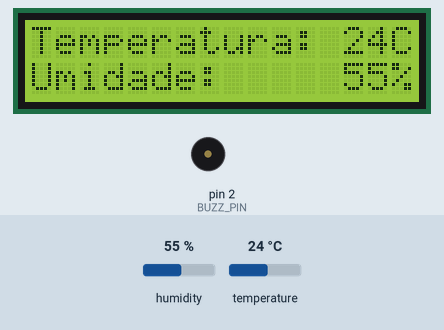
Recording of a sketch running on a simulated Arduino Uno, built with avr-gcc and run on an emulated ATmega328P. Parts: 16×2 character LCD, buzzer (waves = sounding). The inputs (shaded band) are chosen by the test bench; at power-on: temperature 24 °C, humidity 55 %.

Above: at 1.2 s.
1.3 s: temperature set to 31.3 °C
At 2.6 s:
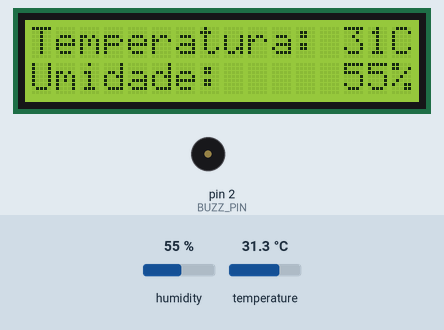
4.0 s: temperature set to 32.5 °C
At 4.5 s:
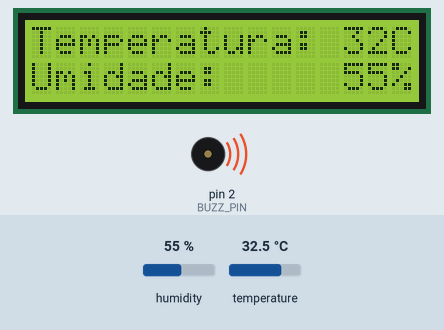
10.0 s: humidity set to 22 %
At 10.4 s:
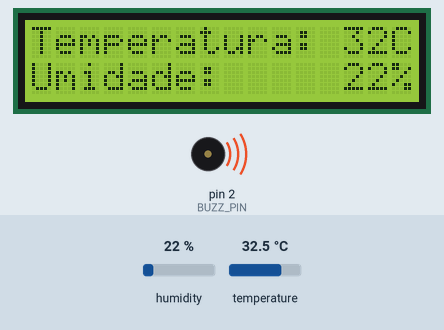
12.7 s: humidity set to 40 %
At 14.9 s:
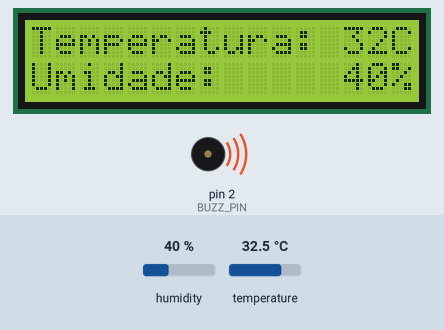
Timing chart, 0 to 17.6 s (numbered marks = the images above; inputs shaded):
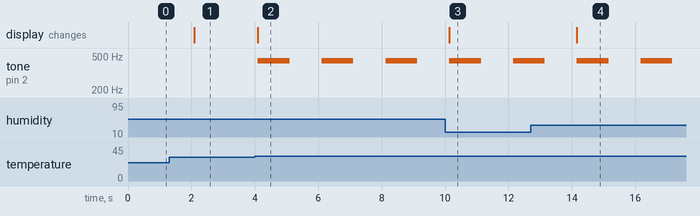

The sketch:

hello-display.ino
```cpp
#include <LiquidCrystal.h> // inclui a biblioteca para uso do Display LCD
#include <DHT.h>

#define DHTPIN 3
#define DHTTYPE DHT22
// inicializa o objeto que lê temperatura/umidade
DHT dht(DHTPIN, DHTTYPE);

#define BUZZ_PIN 2

// inicializa um objeto nos pinos para acesso as funções do LCD
const int RS = 12, EN = 11, D4 = 10, D5 = 9, D6 = 8, D7 = 7;
LiquidCrystal lcd(RS, EN, D4, D5, D6, D7);

void setup(){
  // Configura o LCD com os número de colunas e linhas
  lcd.begin(16, 2); // 16 colunas e 2 linhas

  // Limpa o LCD
  lcd.clear();

  // inicializa o sensor
  dht.begin();
}

void loop(){

  float h = dht.readHumidity();
  float t = dht.readTemperature();

  if (isnan(h) || isnan(t)) {
    lcd.clear();
    lcd.setCursor(0, 0); // (coluna 0, linha 0)
    lcd.print("Erro de leitura!");
  } else {
    lcd.clear();

    // posiciona o cursor do LCD
    lcd.setCursor(0, 0); // (coluna 0, linha 0)
    lcd.print("Temperatura:");
    lcd.setCursor(13, 0);
    lcd.print((int) trunc(t));
    lcd.print("C");

    // posiciona o cursor do LCD
    lcd.setCursor(0, 1); // (coluna 0, linha 0)
    lcd.print("Umidade:");
    lcd.setCursor(13, 1);
    lcd.print((int) trunc(h));
    lcd.print("%");

    if (t >= 32) {
      tone(BUZZ_PIN, 440, 1000);
    }
  }

  delay(2000);
}
```

Measured:
- the behaviour switches between 31.9 and 32 °C on temperature (found by bisection; images 1 and 2)
- after the input at 1.3 s, the display: changes after 0.79 s (image 1)
- after the input at 4.0 s, tone on pin 2 (BUZZ_PIN): alternates 440 Hz for 1.0 s and silent for 1.0 s, starting after 0.10 s; the display: changes after 0.10 s (image 2)
- after the input at 10.0 s, the display: changes after 0.14 s (image 3)
- after the input at 12.7 s, the display: changes after 1.5 s (image 4)
